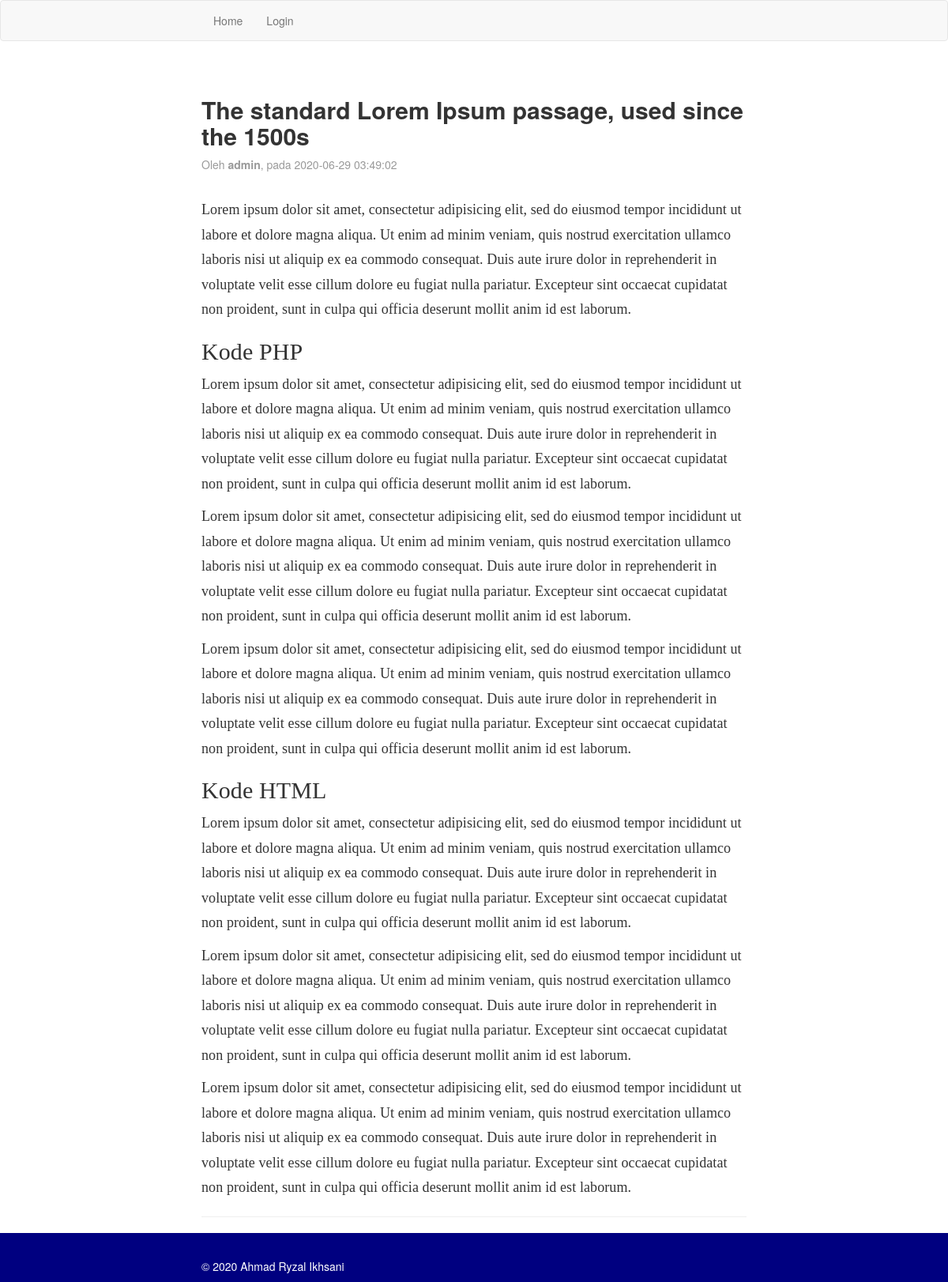
The app's page /artikel.php?id=4 with its own data.
### tables this page shows
CREATE TABLE `artikel` (
  `id` int(11) NOT NULL,
  `judul` varchar(255) NOT NULL,
  `isi` text NOT NULL,
  `tanggal` timestamp NOT NULL DEFAULT CURRENT_TIMESTAMP,
  `penulis` varchar(128) NOT NULL
);

### artikel.php (the view, shortened to what this page needs)
<?php include("konektor.php"); ?>
<!DOCTYPE html>
<html>
    <head>
        <link rel="stylesheet" href="bootstrap/css/bootstrap.css" />
        <link rel="stylesheet" href="bootstrap/css/style.css" />
        <link rel="stylesheet" href="font-awesome/css/font-awesome.css" />
    </head>
    <body>
        <nav class="navbar navbar-default"><?php include("menu.php"); ?></nav>
        <article>
            <div class="container wrap">
                <div class="row">
                    <div class="col-md-12">
                        <?php
                            if(isset($_GET['id']) && !empty($_GET['id'])){
                                $id = $_GET['id'];
                                $query = mysqli_query($koneksi, "SELECT * FROM artikel WHERE id='$id' ORDER BY tanggal DESC");
                                if(mysqli_num_rows($query) > 0 ){
                                    while($artikel = mysqli_fetch_array($query)){
                                        echo "<div class='artikel-kop'>";
                                        echo "<h2><b>".$artikel['judul']."</b></h2>";
                                        echo "<p class='artikel-tanggal'>Oleh <b>".$artikel['penulis']."</b>, pada ".$artikel['tanggal']."</p>";
                                        echo "</div>";
                                        echo "<div class='artikel-isi'>";
                                        echo $artikel['isi'];
                                        echo "</div><hr/>";
                                    }
                                } else {
                                    include("404.php");
                                }
                            } else {
                                include("404.php");
                            }
                        ?>
                    </div>
                </div>
            </div>
        </article>
        <footer>
            <?php include("footer.php"); ?>
        </footer>
    </body>
</html>

### records on screen
artikel: judul "The standard Lorem Ipsum passage, used since the 1500s", penulis "admin", tanggal "2020-06-29 03:49:02", isi "Lorem ipsum dolor sit amet, consectetur adipisicing elit, sed do eiusmod tempor incididunt ut labore et dolore magna aliqua. Ut enim ad minim veniam, quis nostrud exercitation ullamco laboris nisi ut aliquip ex ea commodo consequat. Duis aute irure dolor in reprehenderit in voluptate velit esse cillum dolore eu fugiat nulla pariatur. Excepteur sint occaecat cupidatat non proident, sunt in culpa qui officia deserunt mollit anim id est laborum. Kode PHP Lorem ipsum dolor sit amet, consectetur adipisicing elit, sed do eiusmod tempor incididunt ut labore et dolore magna aliqua. Ut enim ad minim veniam, quis nostrud exercitation ullamco laboris nisi ut aliquip ex ea commodo consequat. Duis aute…"

### other values on screen
Date("Y") "2020"
